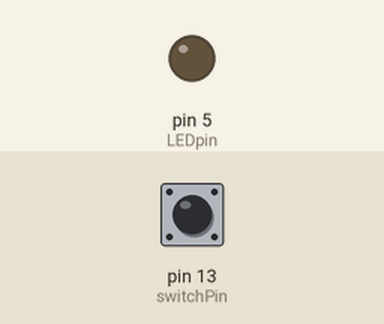
Simulated run of this sketch. Board: Arduino Uno, built with avr-gcc and run on an emulated ATmega328P. Shown: output pins drawn as LEDs (lit = HIGH). Dashed ring = blinking. The inputs (shaded band) are chosen by the test bench; at power-on: pin 13 (switchPin) HIGH.

Above: at 1.2 s.
1.3 s: pin 13 (switchPin) pulled LOW for 1 s
At 1.45 s:
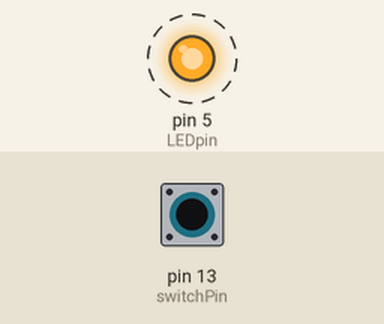
4.3 s: pin 13 (switchPin) pulled LOW for 3.2 s
At 8.6 s:
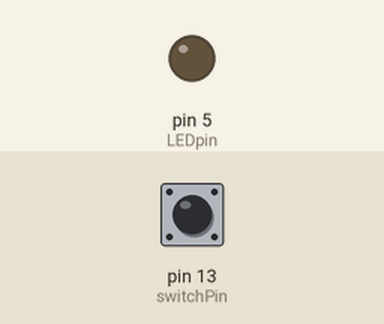
Timing chart, 0 to 10.1 s (numbered marks = the images above; inputs shaded):
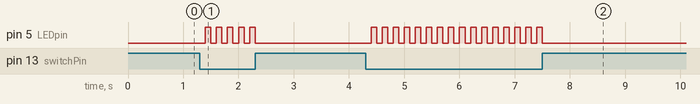

The sketch:

02.bool.ino
```cpp
// Description
// A bool holds one of two values, true or false. (Each bool variable occupies one byte of memory.)
//
// Syntax
// bool var = val;
//
// Parameters
// var: variable name.
// val: the value to assign to that variable.
//
// Example Code
// This code shows how to use the bool datatype.

int LEDpin = 5;     // LED on pin 5
int switchPin = 13; // momentary switch on 13, other side connected to ground

bool running = false;

void setup() {
    pinMode(LEDpin, OUTPUT);
    pinMode(switchPin, INPUT);
    digitalWrite(switchPin, HIGH);  // turn on pullup resistor
}

void loop() {
    if (digitalRead(switchPin) == LOW) {
        // switch is pressed - pullup keeps pin high normally
        delay(100);                     // delay to debounce switch
        running = !running;             // toggle running variable
        digitalWrite(LEDpin, running);  // indicate via LED
    }
}
```

Measured:
- after the input at 1.3 s, pin 5 (LEDpin): alternates HIGH for 0.10 s and LOW for 0.10 s, 10 changes in all, then stays LOW, starting after 0.10 s
- after the input at 4.3 s, pin 5 (LEDpin): alternates HIGH for 0.10 s and LOW for 0.10 s, 32 changes in all, then stays LOW, starting after 0.10 s
